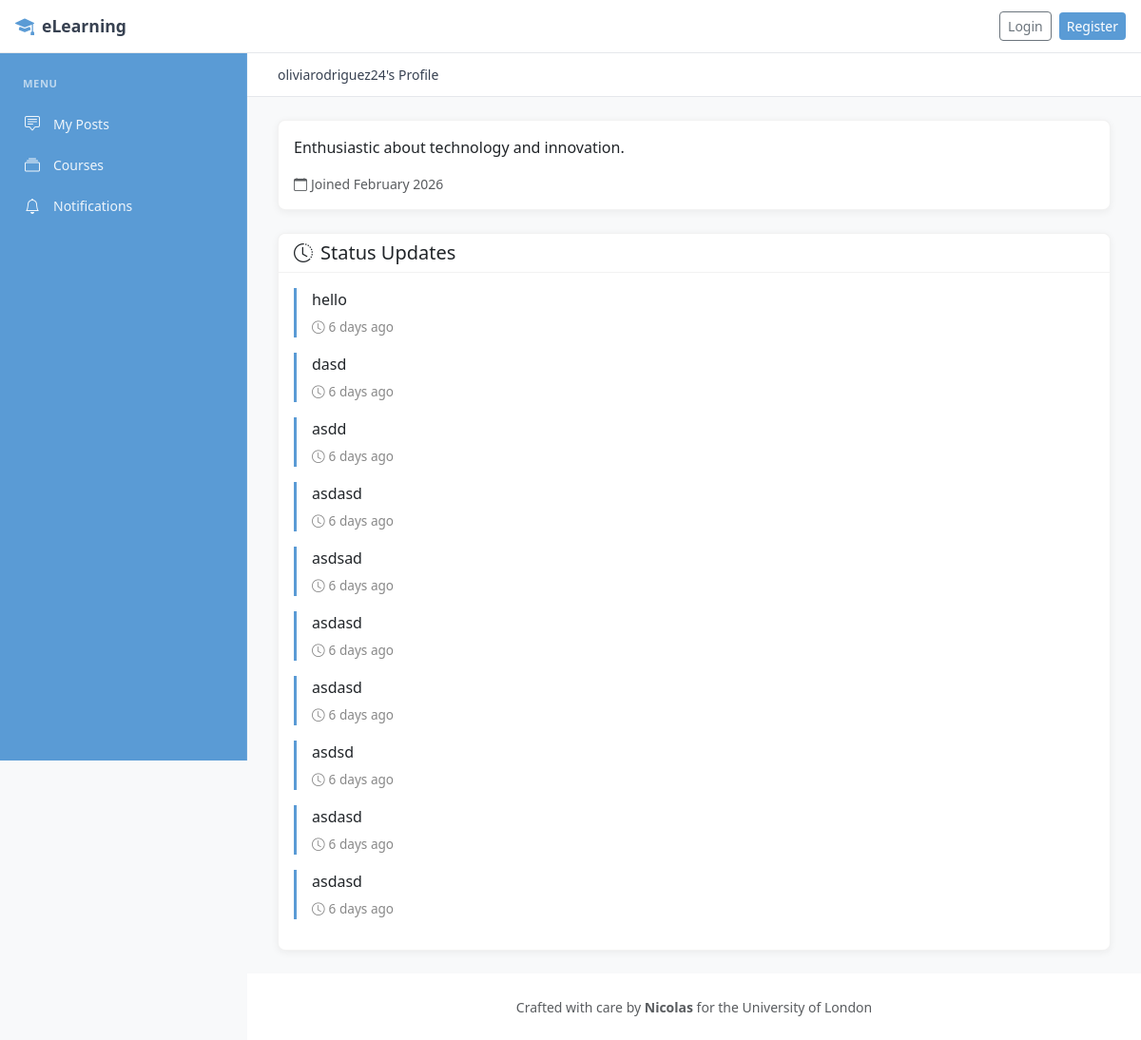
The page /accounts/profile/oliviarodriguez24/ on the database as committed earlier.
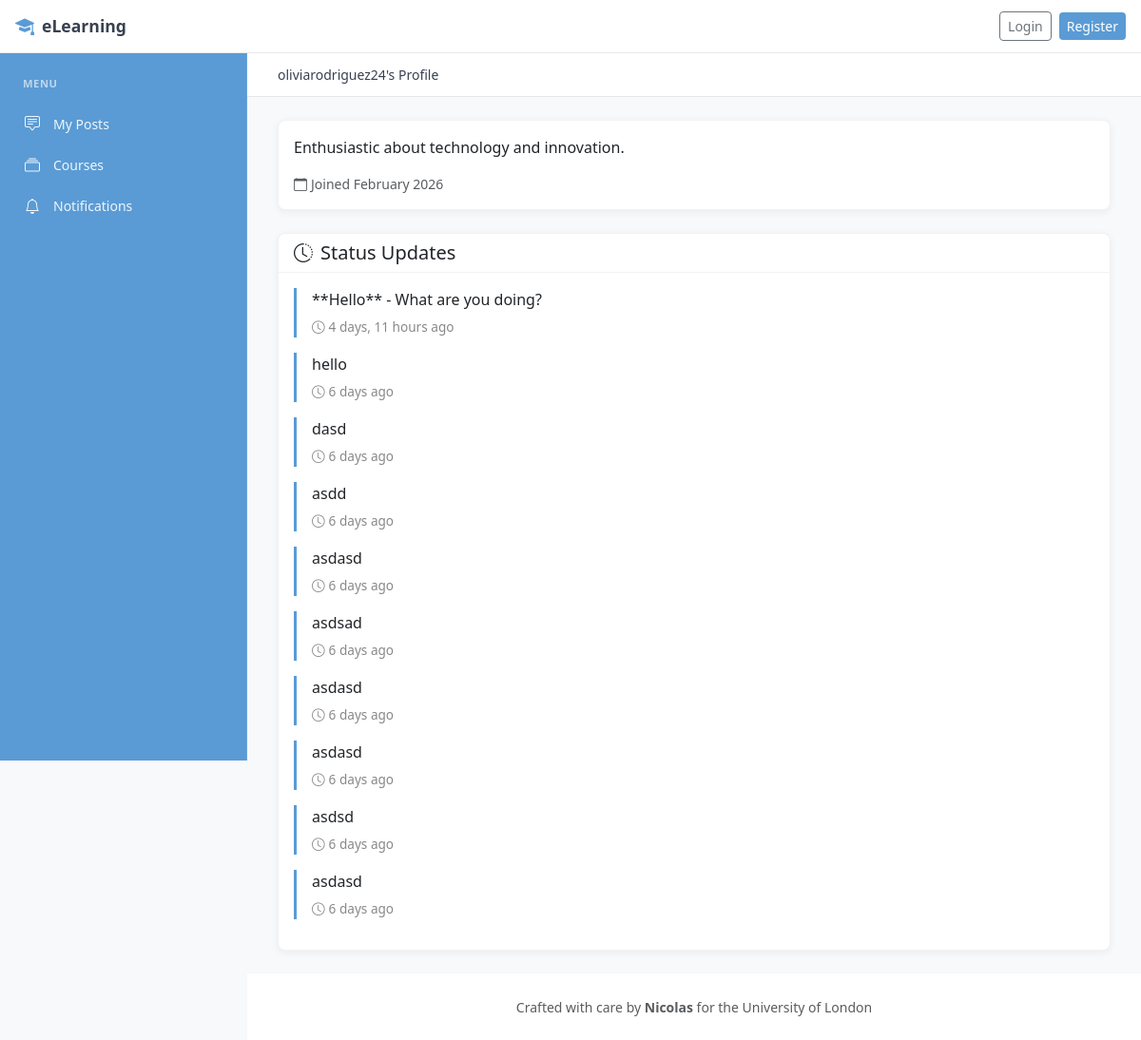
The same page on the database as committed later.
### apps/accounts/models.py (models this page shows, shortened)
class StatusUpdate(models.Model):
    user = models.ForeignKey(
        User,
        on_delete=models.CASCADE,
        related_name='status_updates',
    )
    content = models.TextField(max_length=500)
    created_at = models.DateTimeField(auto_now_add=True)
    class Meta:
        ordering = ['-created_at']

### apps/accounts/views.py (the view)
# urls.py: path('profile/<str:username>/', views.ProfileView.as_view(), name='profile'),
class ProfileView(DetailView):
    model = User
    template_name = 'accounts/profile.html'
    context_object_name = 'profile_user'
    slug_field = 'username'
    slug_url_kwarg = 'username'
    def get_context_data(self, **kwargs):
        context = super().get_context_data(**kwargs)
        context['status_updates'] = self.object.status_updates.all()[:10]
        return context

### templates/accounts/profile.html (shortened to what this page needs)
{% extends 'base_sidebar.html' %}
{% block sidebar %}
{% include 'includes/sidebar_menu.html' %}
{% endblock sidebar %}
{% block breadcrumb %}
<div class="breadcrumb-bar">
    <nav aria-label="breadcrumb">
        <ol class="breadcrumb">
            <li class="breadcrumb-item active">{{ profile_user.username }}'s Profile</li>
        </ol>
    </nav>
</div>
{% endblock breadcrumb %}
{% block content %}
<div class="card mb-4">
    <div class="card-body">
        {% if profile_user.bio %}
            <p class="mb-3">{{ profile_user.bio }}</p>
        {% endif %}
        <p class="small text-muted mb-0">
            <i class="bi bi-calendar me-1"></i>Joined {{ profile_user.created_at|date:"F Y" }}
        </p>
    </div>
</div>
<div class="card">
    <div class="card-header">
        <h5 class="mb-0"><i class="bi bi-clock-history me-2"></i>Status Updates</h5>
    </div>
    <div class="card-body">
        {% if status_updates %}
            {% for status in status_updates %}
                <div class="status-update">
                    <p class="mb-1">{{ status.content }}</p>
                    <small class="timestamp">
                        <i class="bi bi-clock me-1"></i>{{ status.created_at|timesince }} ago
                    </small>
                </div>
            {% endfor %}
        {% else %}
            <p class="text-muted text-center mb-0">
                <i class="bi bi-chat-square me-2"></i>No status updates yet.
            </p>
        {% endif %}
    </div>
</div>
{% endblock %}

Rows that differ between the two databases and show on the page:
no longer on this page (row unchanged): StatusUpdate: content "asdasd", created_at "6 days"
added StatusUpdate: content "**Hello** - What are you doing?", created_at "4 days, 11 hours"
